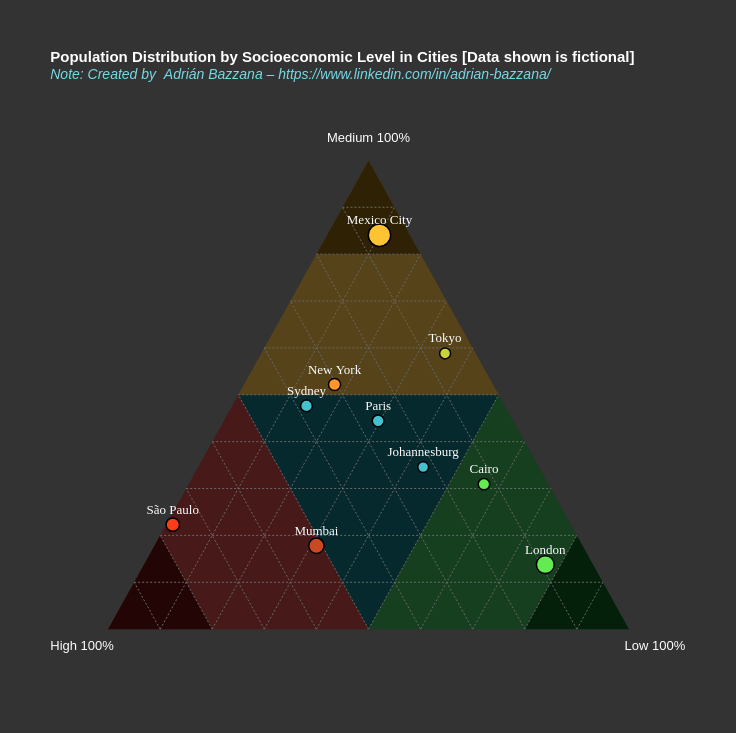

Vega-Lite specification for this chart:
### Vega-Lite specification from a JSON file in a GitHub repository (floating-point values rounded to 4 significant figures)
{"$schema": "https://vega.github.io/schema/vega-lite/v6.json", "width": 625, "height": 541.2, "padding": 50, "title": {"text": ["Population Distribution by Socioeconomic Level in Cities [Data shown is fictional]"], "subtitle": "Note: Created by  Adrián Bazzana – https://www.linkedin.com/in/adrian-bazzana/", "fontSize": 15, "subtitleFontSize": 14, "subtitleFontStyle": "italic", "anchor": "start", "color": "#ffffff", "subtitleColor": "#76d9e4", "offset": 50}, "config": {"background": "#333333", "view": {"stroke": "transparent"}, "axis": {"disable": true, "grid": false, "tickBand": "extent"}}, "layer": [{"data": {"values": [{"x": 0.25, "y": 0.433}, {"x": 0.75, "y": 0.433}, {"x": 0.5, "y": 0}]}, "mark": {"type": "line", "fill": "#06292d", "stroke": "transparent"}, "encoding": {"x": {"field": "x", "type": "quantitative"}, "y": {"field": "y", "type": "quantitative"}}}, {"data": {"values": [{"x": 0, "y": 0}, {"x": 0.25, "y": 0.433}, {"x": 0.5, "y": 0}]}, "mark": {"type": "line", "fill": "#481919", "stroke": "transparent"}, "encoding": {"x": {"field": "x", "type": "quantitative"}, "y": {"field": "y", "type": "quantitative"}}}, {"data": {"values": [{"x": 0, "y": 0}, {"x": 0.1, "y": 0.1732}, {"x": 0.2, "y": 0}]}, "mark": {"type": "line", "fill": "#240505", "stroke": "transparent"}, "encoding": {"x": {"field": "x", "type": "quantitative"}, "y": {"field": "y", "type": "quantitative"}}}, {"data": {"values": [{"x": 1, "y": 0}, {"x": 0.75, "y": 0.433}, {"x": 0.5, "y": 0}]}, "mark": {"type": "line", "fill": "#153f1e", "stroke": "transparent"}, "encoding": {"x": {"field": "x", "type": "quantitative"}, "y": {"field": "y", "type": "quantitative"}}}, {"data": {"values": [{"x": 1, "y": 0}, {"x": 0.9, "y": 0.1732}, {"x": 0.8, "y": 0}]}, "mark": {"type": "line", "fill": "#041f0a", "stroke": "transparent"}, "encoding": {"x": {"field": "x", "type": "quantitative"}, "y": {"field": "y", "type": "quantitative"}}}, {"data": {"values": [{"x": 0.5, "y": 0.866}, {"x": 0.25, "y": 0.433}, {"x": 0.75, "y": 0.433}]}, "mark": {"type": "line", "fill": "#564319", "stroke": "transparent"}, "encoding": {"x": {"field": "x", "type": "quantitative"}, "y": {"field": "y", "type": "quantitative"}}}, {"data": {"values": [{"x": 0.5, "y": 0.866}, {"x": 0.4, "y": 0.6928}, {"x": 0.6, "y": 0.6928}]}, "mark": {"type": "line", "fill": "#2e2104", "stroke": "transparent"}, "encoding": {"x": {"field": "x", "type": "quantitative"}, "y": {"field": "y", "type": "quantitative"}}}, {"data": {"values": [{"x": -0.05, "y": -0.05, "label": "High 100%"}, {"x": 1.05, "y": -0.05, "label": "Low 100%"}, {"x": 0.5, "y": 0.888, "label": "Medium 100%"}]}, "mark": {"type": "text", "dy": -10, "fontSize": 13, "color": "#ffffff"}, "encoding": {"x": {"field": "x", "type": "quantitative"}, "y": {"field": "y", "type": "quantitative"}, "text": {"field": "label", "type": "nominal"}}}, {"data": {"values": [{"x": 0.1, "y": 0, "x2": 0.05, "y2": 0.0866}, {"x": 0.2, "y": 0, "x2": 0.1, "y2": 0.1732}, {"x": 0.3, "y": 0, "x2": 0.15, "y2": 0.2598}, {"x": 0.4, "y": 0, "x2": 0.2, "y2": 0.3464}, {"x": 0.5, "y": 0, "x2": 0.25, "y2": 0.433}, {"x": 0.6, "y": 0, "x2": 0.3, "y2": 0.5196}, {"x": 0.7, "y": 0, "x2": 0.35, "y2": 0.6062}, {"x": 0.8, "y": 0, "x2": 0.4, "y2": 0.6928}, {"x": 0.9, "y": 0, "x2": 0.45, "y2": 0.7794}, {"x": 0.9, "y": 0, "x2": 0.95, "y2": 0.0866}, {"x": 0.8, "y": 0, "x2": 0.9, "y2": 0.1732}, {"x": 0.7, "y": 0, "x2": 0.85, "y2": 0.2598}, {"x": 0.6, "y": 0, "x2": 0.8, "y2": 0.3464}, {"x": 0.5, "y": 0, "x2": 0.75, "y2": 0.433}, {"x": 0.4, "y": 0, "x2": 0.7, "y2": 0.5196}, {"x": 0.3, "y": 0, "x2": 0.65, "y2": 0.6062}, {"x": 0.2, "y": 0, "x2": 0.6, "y2": 0.6928}, {"x": 0.1, "y": 0, "x2": 0.55, "y2": 0.7794}, {"x": 0.05, "y": 0.0866, "x2": 0.95, "y2": 0.0866}, {"x": 0.1, "y": 0.1732, "x2": 0.9, "y2": 0.1732}, {"x": 0.15, "y": 0.2598, "x2": 0.85, "y2": 0.2598}, {"x": 0.2, "y": 0.3464, "x2": 0.8, "y2": 0.3464}, {"x": 0.25, "y": 0.433, "x2": 0.75, "y2": 0.433}, {"x": 0.3, "y": 0.5196, "x2": 0.7, "y2": 0.5196}, {"x": 0.35, "y": 0.6062, "x2": 0.65, "y2": 0.6062}, {"x": 0.4, "y": 0.6928, "x2": 0.6, "y2": 0.6928}, {"x": 0.45, "y": 0.7794, "x2": 0.55, "y2": 0.7794}]}, "mark": {"type": "rule", "stroke": "#696969", "strokeDash": [2, 2]}, "encoding": {"x": {"field": "x", "type": "quantitative"}, "y": {"field": "y", "type": "quantitative"}, "x2": {"field": "x2"}, "y2": {"field": "y2"}}}, {"data": {"values": [{"City": "Tokyo", "Higt": 5, "Medium": 50, "Low": 30}, {"City": "New York", "Higt": 35, "Medium": 60, "Low": 20}, {"City": "Mumbai", "Higt": 115, "Medium": 40, "Low": 70}, {"City": "London", "Higt": 30, "Medium": 45, "Low": 252}, {"City": "São Paulo", "Higt": 120, "Medium": 35, "Low": 2}, {"City": "Paris", "Higt": 28, "Medium": 48, "Low": 32}, {"City": "Mexico City", "Higt": 32, "Medium": 458, "Low": 55}, {"City": "Cairo", "Higt": 12, "Medium": 30, "Low": 55}, {"City": "Sydney", "Higt": 40, "Medium": 50, "Low": 15}, {"City": "Johannesburg", "Higt": 18, "Medium": 28, "Low": 35}]}, "layer": [{"mark": {"type": "point", "color": "transparent", "opacity": 1, "stroke": "#000000", "tooltip": true, "strokeWidth": 1.5, "strokeOpacity": 1}, "encoding": {"x": {"field": "x", "type": "quantitative"}, "y": {"field": "y", "type": "quantitative"}, "tooltip": [{"field": "City", "type": "nominal", "title": "City:"}, {"field": "tooltip_high", "type": "nominal", "title": "🔴 High:"}, {"field": "tooltip_medium", "type": "nominal", "title": "🟡 Medium:"}, {"field": "tooltip_low", "type": "nominal", "title": "🟢 Low:"}], "fill": {"field": "color", "type": "nominal", "scale": null}, "size": {"field": "TotalLevel", "type": "quantitative", "legend": null, "scale": {"range": [50, 500]}}}}, {"mark": {"type": "text", "tooltip": true, "font": "Verdana", "dy": {"expr": "datum.dy_val"}, "fontSize": 13, "color": "#ffffff", "fontWeight": 100}, "encoding": {"x": {"field": "x", "type": "quantitative"}, "y": {"field": "y", "type": "quantitative"}, "tooltip": [{"field": "City", "type": "nominal", "title": "City:"}, {"field": "tooltip_high", "type": "nominal", "title": "🔴 High:"}, {"field": "tooltip_medium", "type": "nominal", "title": "🟡 Medium:"}, {"field": "tooltip_low", "type": "nominal", "title": "🟢 Low:"}], "text": {"field": "City", "type": "nominal"}}}], "transform": [{"calculate": "datum['Higt'] + datum['Medium'] + datum['Low']", "as": "TotalLevel"}, {"calculate": "datum['Higt']/datum.TotalLevel", "as": "high_percent"}, {"calculate": "datum['Medium']/datum.TotalLevel", "as": "medium_percent"}, {"calculate": "datum['Low']/datum.TotalLevel", "as": "low_percent"}, {"calculate": "0.5 * (2 * datum.low_percent + datum.medium_percent)", "as": "x"}, {"calculate": "0.866 * datum.medium_percent", "as": "y"}, {"calculate": "toString(isValid(datum['Higt']) ? datum['Higt'] : 0) + ' (' + toString(round((isValid(datum.high_percent) ? datum.high_percent : 0) * 100, 1)) + '%)'", "as": "tooltip_high"}, {"calculate": "toString(isValid(datum['Medium']) ? datum['Medium'] : 0) + ' (' + toString(round((isValid(datum.medium_percent) ? datum.medium_percent : 0) * 100, 1)) + '%)'", "as": "tooltip_medium"}, {"calculate": "toString(isValid(datum['Low']) ? datum['Low'] : 0) + ' (' + toString(round((isValid(datum.low_percent) ? datum.low_percent : 0) * 100, 1)) + '%)'", "as": "tooltip_low"}, {"filter": "datum['City'] !== null"}, {"calculate": "length(datum['City'])", "as": "leng"}, {"calculate": "(datum.x*100 - length(datum['City']))/100", "as": "Xleng"}, {"calculate": "(datum.x*100 + length(datum['City']))/100", "as": "Xleng2"}, {"calculate": "datum['high_percent'] > 0.8 ? '#FF0F0F' : datum['medium_percent'] > 0.8 ? '#FFC333' : datum['low_percent'] > 0.8 ? '#32F95D' : datum['high_percent'] > 0.5 && datum['medium_percent'] > datum['low_percent'] ? '#ff3c18' : datum['high_percent'] > 0.5 && datum['medium_percent'] < datum['low_percent'] ? '#cb4922' : datum['medium_percent'] > 0.5 && datum['high_percent'] > datum['low_percent'] ? '#ff962a' : datum['medium_percent'] > 0.5 && datum['high_percent'] < datum['low_percent'] ? '#cbd03d' : datum['low_percent'] > 0.5 && datum['medium_percent'] < datum['high_percent'] ? '#65be49' : datum['low_percent'] > 0.5 && datum['medium_percent'] > datum['high_percent'] ? '#65eb52' : '#43c1ce'", "as": "color"}, {"calculate": "datum.medium_percent > 0.9 ? 15 : -15", "as": "dy_val"}]}]}
